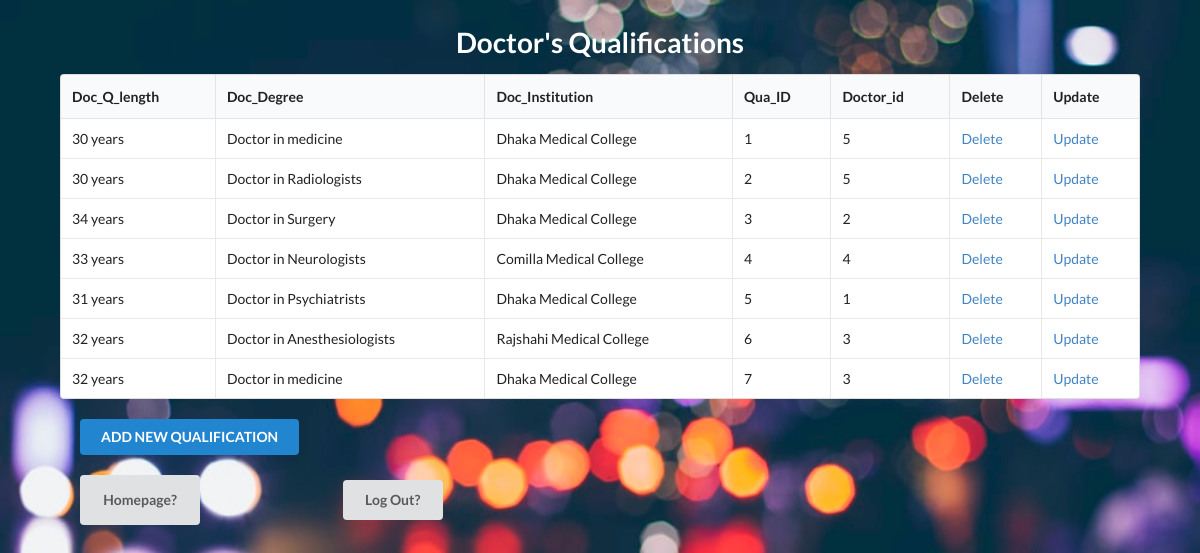
Screenshot of /opms_final/qualifications_read.php with the database file from the repository.
### tables this page shows
CREATE TABLE `qualifications` (
  `Doc_Q_length` varchar(50) NOT NULL,
  `Doc_Degree` varchar(50) NOT NULL,
  `Doc_Institution` varchar(50) NOT NULL,
  `Qua_ID` int(11) NOT NULL,
  `Doctor_id` int(11) NOT NULL
);

### opms_final/qualifications_read.php (the view, shortened to what this page needs)
<html>
<head>
    <link rel="stylesheet" href="https://cdnjs.cloudflare.com/ajax/libs/semantic-ui/2.4.1/semantic.min.css">
</head>
<body>
    <h1 style='text-align:center;color: white'>Doctor's Qualifications</h1>
    <?php
	$connect = mysqli_connect( HOST, USER, PASS, DB )
		or die("Can not connect");
	$results = mysqli_query( $connect, "SELECT * FROM qualifications" )
		or die("Can not execute query");
	echo "<table style='width: 90%;margin: 0 auto' class='ui celled unstackable table'> \n";
	echo "<thead><tr><th>Doc_Q_length</th> <th>Doc_Degree</th> <th>Doc_Institution</th> <th>Qua_ID</th> <th>Doctor_id</th><th>Delete</th> <th>Update</th></tr></thead><tbody> \n";
    while( $rows = mysqli_fetch_array( $results ) ) {
		extract( $rows );
		echo "<tr>";
		echo "<td> $Doc_Q_length </td>";
		echo "<td> $Doc_Degree </td>";
		echo "<td> $Doc_Institution </td>";
        echo "<td> $Qua_ID </td>";
		echo "<td> $Doctor_id</td>";
        echo "<td> <a href = 'qualifications_delete.php?
        id=$Qua_ID'> Delete </a> </td>";
        echo "<td> <a href = 'qualifications_update_input.php?dol=$Doc_Q_length&dd=$Doc_Degree&di=$Doc_Institution&id=$Qua_ID&did=$Doctor_id'> Update </a> </td>";
		echo "</tr> \n";
	}
    echo "</tbody></table> \n";
    echo "<br><p style='margin: 0px 80px'><a href=qualifications_input.php><button class='ui primary button'>
  ADD NEW QUALIFICATION
</button></a></p>";
?>
    <br><a href="getin.php"><button style='margin: 0px 80px;height:50px; width:120px'class="ui Magenta button">Homepage?</button></a>
        <a href="logout.php"><button style='margin: 0px 60px;height:40px; width:100px' class='ui Lime button'>Log Out?</button></a>
</body>
</html>

### opms_final/qualifications_read.php (style rules this page uses)
body { background-image: url('rr.jpg'); background-repeat: no-repeat; background-attachment: fixed; background-size: 100% 100%; }

### rows the page displays
qualifications: Doc_Q_length "30 years", Doc_Degree "Doctor in medicine", Doc_Institution "Dhaka Medical College", Qua_ID "1", Doctor "5"
qualifications: Doc_Q_length "30 years", Doc_Degree "Doctor in Radiologists", Doc_Institution "Dhaka Medical College", Qua_ID "2", Doctor "5"
qualifications: Doc_Q_length "34 years", Doc_Degree "Doctor in Surgery", Doc_Institution "Dhaka Medical College", Qua_ID "3", Doctor "2"
qualifications: Doc_Q_length "33 years", Doc_Degree "Doctor in Neurologists", Doc_Institution "Comilla Medical College", Qua_ID "4", Doctor "4"
qualifications: Doc_Q_length "31 years", Doc_Degree "Doctor in Psychiatrists", Doc_Institution "Dhaka Medical College", Qua_ID "5", Doctor "1"
qualifications: Doc_Q_length "32 years", Doc_Degree "Doctor in Anesthesiologists", Doc_Institution "Rajshahi Medical College", Qua_ID "6", Doctor "3"
qualifications: Doc_Q_length "32 years", Doc_Degree "Doctor in medicine", Doc_Institution "Dhaka Medical College", Qua_ID "7", Doctor "3"
